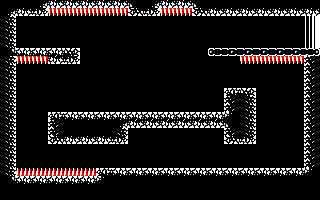

Tiled map render using the project's own tile images. Description and the whole map definition, tile-layer contents included, below:
An orthogonal 20x25 tile map with 16x8 px tiles, 1 tile layer (Capa de Patrones 1).

<map version="1.2" tiledversion="1.2.4" orientation="orthogonal" renderorder="right-down" width="20" height="25" tilewidth="16" tileheight="8" infinite="0" nextlayerid="2" nextobjectid="1">
 <tileset firstgid="1" source="tileset.tsx" />
 <layer id="1" name="Capa de Patrones 1" width="20" height="25">
  <data encoding="csv">
1,1,19,13,13,13,13,13,20,19,13,13,20,1,1,1,1,1,1,1,
19,13,16,6,6,6,6,6,15,16,6,6,15,13,13,13,13,13,13,13,
14,1,1,1,1,1,1,1,1,1,1,1,1,1,1,1,1,1,1,5,
14,1,1,1,1,1,1,1,1,1,1,1,1,1,1,1,1,1,1,5,
14,1,1,1,1,1,1,1,1,1,1,1,1,1,1,1,1,1,1,5,
14,1,1,1,1,1,1,1,1,1,1,1,1,1,1,1,1,1,1,5,
23,9,9,9,12,1,1,1,1,1,1,1,1,21,25,25,25,25,25,22,
14,6,6,13,16,1,1,1,1,1,1,1,1,1,1,6,6,6,6,10,
14,1,1,1,1,1,1,1,1,1,1,1,1,1,1,1,1,1,1,10,
14,1,1,1,1,1,1,1,1,1,1,1,1,1,1,1,1,1,1,10,
14,1,1,1,1,1,1,1,1,1,1,1,1,1,1,1,1,1,1,10,
14,1,1,1,1,1,1,1,1,1,1,1,1,1,11,12,1,1,1,10,
14,1,1,1,1,1,1,1,1,1,1,1,1,1,10,14,1,1,1,10,
14,1,1,1,1,1,1,1,1,1,1,1,1,1,10,14,1,1,1,10,
14,1,1,11,9,9,9,9,9,9,9,9,9,9,24,14,1,1,1,10,
14,1,1,10,1,1,1,19,13,13,13,13,13,13,20,14,1,1,1,10,
14,1,1,10,1,1,1,14,1,1,1,1,1,1,10,14,1,1,1,10,
14,1,1,15,13,13,13,16,1,1,1,1,1,1,15,16,1,1,1,10,
14,1,1,1,1,1,1,1,1,1,1,1,1,1,1,1,1,1,1,10,
14,1,1,1,1,1,1,1,1,1,1,1,1,1,1,1,1,1,1,10,
14,1,1,1,1,1,1,1,1,1,1,1,1,1,1,1,1,1,1,10,
14,2,2,2,2,2,11,9,9,9,9,9,9,9,9,9,9,9,9,24,
23,9,9,9,9,9,24,1,1,1,1,1,1,1,1,1,1,1,1,1,
1,1,1,1,1,1,1,1,1,1,1,1,1,1,1,1,1,1,1,1,
1,1,1,1,1,1,1,1,1,1,1,1,1,1,1,1,1,1,1,1
</data>
 </layer>
</map>
